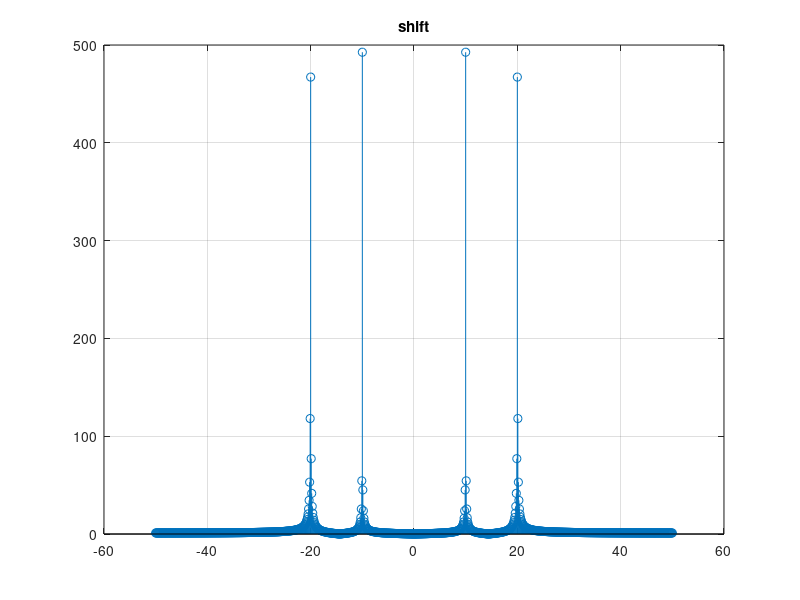

Recreate this plot in MATLAB.
t = 0:0.01:10;
y = sin(2 * pi * 10 * t) + sin(2 * pi * 20 * t);
T = 0.01;
f = 1 / T;
faxis = linspace(-f / 2, f / 2, length(t));

Ys = fftshift(fft(y));
Yns = fft(y);

% subplot(211)
stem(faxis, abs(Ys))
grid on;
title('shift')
% 
% subplot(212)
% stem(abs(fft(y)))
% title('no shift')